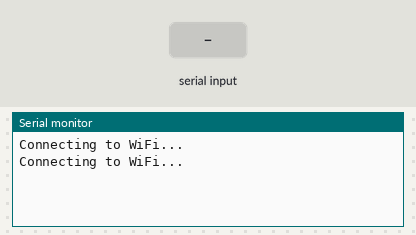
A sketch run on a simulated ESP32. Parts: the last lines printed to the serial monitor. The inputs (shaded band) are chosen by the test bench. WiFi joins after 1.5 s; servers stay silent unless stated; uploads are accepted with an empty reply.

Above: at 3.2 s.
3.3 s: "1" received over the second serial link
At 5.2 s:
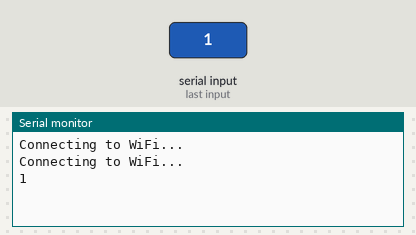
5.8 s: "0" received over the second serial link
At 7.2 s:
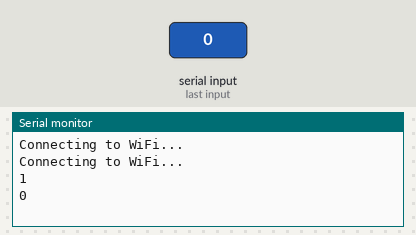
7.3 s: "2" received over the second serial link
At 9.4 s:
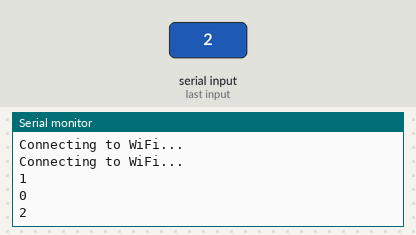

Measured:
- after the input at 3.3 s, the serial monitor: prints a new line after 1.0 s (image 1)
- after the input at 5.8 s, the serial monitor: prints a new line after 1.0 s (image 2)
- after the input at 7.3 s, the serial monitor: prints a new line after 1.0 s (image 3)

The sketch:

espbaru.ino
```cpp
#include <ArduinoJson.h>
#include <WiFi.h>
#include <HTTPClient.h>

#define RX2 16
#define TX2 17

#define ssid "Jeremi"
#define password "sadasampetolu"
#define host "weebsite.online"

WiFiClient wifiClient;

void setup() {
  Serial.begin(9600);
  while (!Serial);

  Serial2.begin(9600);

  if (!WiFi.begin(ssid, password)) {
    Serial.println("Failed to connect to WiFi");
    while (1);
  }

  while (WiFi.status() != WL_CONNECTED) {
    delay(1000);
    Serial.println("Connecting to WiFi...");
  }
}

void loop() {
  if (Serial2.available()) {
    String message = Serial2.readString();
    Serial.println(message);

    StaticJsonDocument<100> doc;
    DeserializationError error = deserializeJson(doc, message);

    if (error) {
      Serial.println("Failed to parse JSON");
      return;
    }

    int suhu = doc["suhu"];
    int ntu = doc["ntu"];
    int ph = doc["ph"];
    int Do = doc["do"];

    String Link;
    HTTPClient http;

    Link = "http://" + String(host) + "/kirimdata.php?suhu=" + String(suhu) + "&ntu=" + String(ntu) + "&ph=" + String(ph) + "&do=" + String(Do);


    http.begin(wifiClient, Link);
    int httpCode = http.GET();

    if (httpCode > 0) {
      String response = http.getString();
      Serial.println(response);
    }
    else {
      Serial.println("HTTP request failed");
    }

    http.end();
  }
}
```
